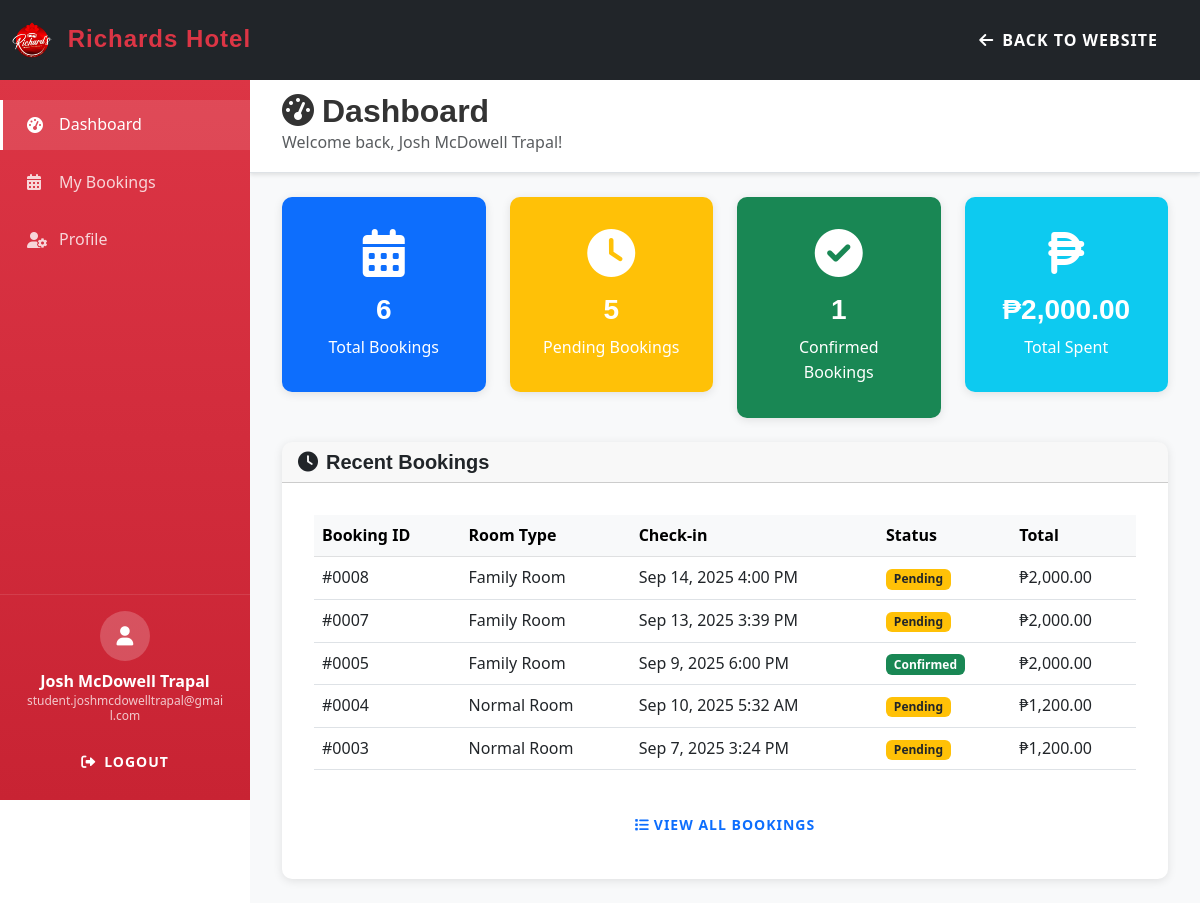
The app's page /customer/dashboard.php (signed in) with its own data.
### tables this page shows
CREATE TABLE `bookings` (
  `id` int(11) NOT NULL,
  `user_id` int(11) DEFAULT NULL,
  `customer_name` varchar(100) NOT NULL,
  `customer_address` text NOT NULL,
  `customer_phone` varchar(20) NOT NULL,
  `customer_email` varchar(100) NOT NULL,
  `room_type_id` int(11) NOT NULL,
  `room_id` int(11) DEFAULT NULL,
  `duration_hours` int(11) NOT NULL,
  `total_price` decimal(10,2) NOT NULL,
  `check_in_datetime` datetime NOT NULL,
  `check_out_datetime` datetime NOT NULL,
  `proof_of_payment` varchar(255) DEFAULT NULL,
  `special_requests` text DEFAULT NULL,
  `booking_status` enum('pending','confirmed','checked_in','checked_out','cancelled') DEFAULT 'pending',
  `payment_status` enum('pending','paid','refunded') DEFAULT 'pending',
  `created_at` timestamp NOT NULL DEFAULT current_timestamp(),
  `updated_at` timestamp NOT NULL DEFAULT current_timestamp() ON UPDATE current_timestamp()
);

CREATE TABLE `room_types` (
  `id` int(11) NOT NULL,
  `type_name` varchar(50) NOT NULL,
  `description` text DEFAULT NULL,
  `created_at` timestamp NOT NULL DEFAULT current_timestamp()
);

### centralized-login/SessionManager.php (called while the page is built, shortened)
<?php
class SessionManager {
    public static function isLoggedIn() {
        return isset($_SESSION['user_id']) && isset($_SESSION['user_type']);
    }
    public static function getCurrentUser() {
        return [
            'id' => $_SESSION['user_id'],
            'type' => $_SESSION['user_type'],
            'name' => $_SESSION['user_name'],
            'email' => $_SESSION['user_email'],
            'login_time' => $_SESSION['login_time'] ?? null
        ];
    }
}
?>

### customer/dashboard.php (the view, shortened to what this page needs)
<?php
require_once '../centralized-login/SessionManager.php';
require_once '../config/database.php';
$currentUser = SessionManager::getCurrentUser();
$userId = $currentUser['id'];
$stmt = $conn->prepare("SELECT COUNT(*) as total_bookings FROM bookings WHERE user_id = ? OR customer_email = ?");
$stmt->execute([$userId, $currentUser['email']]);
$totalBookings = $stmt->fetch(PDO::FETCH_ASSOC)['total_bookings'];
$stmt = $conn->prepare("SELECT COUNT(*) as pending_bookings FROM bookings WHERE (user_id = ? OR customer_email = ?) AND booking_status = 'pending'");
$stmt->execute([$userId, $currentUser['email']]);
$pendingBookings = $stmt->fetch(PDO::FETCH_ASSOC)['pending_bookings'];
$stmt = $conn->prepare("SELECT COUNT(*) as confirmed_bookings FROM bookings WHERE (user_id = ? OR customer_email = ?) AND booking_status = 'confirmed'");
$stmt->execute([$userId, $currentUser['email']]);
$confirmedBookings = $stmt->fetch(PDO::FETCH_ASSOC)['confirmed_bookings'];
$stmt = $conn->prepare("SELECT SUM(total_price) as total_spent FROM bookings WHERE (user_id = ? OR customer_email = ?) AND payment_status = 'paid'");
$stmt->execute([$userId, $currentUser['email']]);
$totalSpent = $stmt->fetch(PDO::FETCH_ASSOC)['total_spent'] ?? 0;
?>
<?php include 'includes/header.php'; ?>
<?php include 'includes/sidebar.php'; ?>
    <div class="main-content">
        <div id="dashboard-section" class="content-section">
            <div class="content-header">
                <h2 class="mb-0"><i class="fas fa-tachometer-alt me-2"></i>Dashboard</h2>
                <p class="text-muted mb-0">Welcome back, <?php echo htmlspecialchars($currentUser['name']); ?>!</p>
            </div>
            <div class="content-body">
                <div class="row g-4 mb-4">
                    <div class="col-lg-3 col-md-6">
                        <div class="card text-center bg-primary text-white">
                            <div class="card-body">
                                <i class="fas fa-calendar-alt fa-3x mb-3"></i>
                                <h3 class="card-title"><?php echo $totalBookings; ?></h3>
                                <p class="card-text">Total Bookings</p>
                            </div>
                        </div>
                    </div>
                    <div class="col-lg-3 col-md-6">
                        <div class="card text-center bg-warning text-white">
                            <div class="card-body">
                                <i class="fas fa-clock fa-3x mb-3"></i>
                                <h3 class="card-title"><?php echo $pendingBookings; ?></h3>
                                <p class="card-text">Pending Bookings</p>
                            </div>
                        </div>
                    </div>
                    <div class="col-lg-3 col-md-6">
                        <div class="card text-center bg-success text-white">
                            <div class="card-body">
                                <i class="fas fa-check-circle fa-3x mb-3"></i>
                                <h3 class="card-title"><?php echo $confirmedBookings; ?></h3>
                                <p class="card-text">Confirmed Bookings</p>
                            </div>
                        </div>
                    </div>
                    <div class="col-lg-3 col-md-6">
                        <div class="card text-center bg-info text-white">
                            <div class="card-body">
                                <i class="fas fa-peso-sign fa-3x mb-3"></i>
                                <h3 class="card-title">₱<?php echo number_format($totalSpent, 2); ?></h3>
                                <p class="card-text">Total Spent</p>
                            </div>
                        </div>
                    </div>
                </div>
                <div class="row mt-4">
                    <div class="col-12">
                        <div class="card">
                            <div class="card-header">
                                <h5 class="mb-0"><i class="fas fa-clock me-2"></i>Recent Bookings</h5>
                            </div>
                            <div class="card-body">
                                <?php
                $recentBookingsQuery = "SELECT b.*, rt.type_name
                                      FROM bookings b
                                      LEFT JOIN room_types rt ON b.room_type_id = rt.id
                                      WHERE b.user_id = ? OR b.customer_email = ?
                                      ORDER BY b.id DESC
                                      LIMIT 5";
                $recentStmt = $conn->prepare($recentBookingsQuery);
                $recentStmt->execute([$userId, $currentUser['email']]);
                                $recentBookings = $recentStmt->fetchAll(PDO::FETCH_ASSOC);
                                if (count($recentBookings) > 0): ?>
                                    <div class="table-responsive">
                                        <table class="table table-hover">
                                            <thead class="table-light">
                                                <tr>
                                                    <th>Booking ID</th>
                                                    <th>Room Type</th>
                                                    <th>Check-in</th>
                                                    <th>Status</th>
                                                    <th>Total</th>
                                                </tr>
                                            </thead>
                                            <tbody>
                                                <?php foreach ($recentBookings as $booking): ?>
                                                    <tr>
                                                        <td>#<?php echo str_pad($booking['id'], 4, '0', STR_PAD_LEFT); ?></td>
                                                        <td><?php echo htmlspecialchars($booking['type_name'] ?? 'N/A'); ?></td>
                                                        <td><?php echo date('M j, Y g:i A', strtotime($booking['check_in_datetime'])); ?></td>
                                                        <td>
                                                            <?php
                                                            $statusClass = '';
                                                            switch(strtolower($booking['booking_status'])) {
                                                                case 'pending':
                                                                    $statusClass = 'bg-warning text-dark';
                                                                    break;
                                                                case 'confirmed':
                                                                    $statusClass = 'bg-success';
                                                                    break;
                                                            }
                                                            ?>
                                                            <span class="badge <?php echo $statusClass; ?>">
                                                                <?php echo ucfirst($booking['booking_status']); ?>
                                                            </span>
                                                        </td>
                                                        <td>₱<?php echo number_format($booking['total_price'], 2); ?></td>
                                                    </tr>
                                                <?php endforeach; ?>
                                            </tbody>
                                        </table>
                                    </div>
                                    <div class="text-center mt-3">
                                        <a href="#" onclick="showSection('bookings')" class="btn btn-outline-primary btn-sm">
                                            <i class="fas fa-list me-1"></i>View All Bookings
                                        </a>
                                    </div>
                                <?php endif; ?>
                            </div>
                        </div>
                    </div>
                </div>
            </div>
         </div>
</div>
</body>
</html>

### css/style.css (style rules this page uses)
:root { --primary-color: #dc3545; --secondary-color: #6c757d; --dark-color: #000000; --light-color: #ffffff; --accent-color: #dc3545; --transition: all 0.3s ease; }
* { margin: 0; padding: 0; box-sizing: border-box; }
body { font-family: 'Poppins', sans-serif; line-height: 1.6; color: #333; }
h1, h2, h3, h4, h5, h6 { font-family: 'Montserrat', sans-serif; font-weight: 600; }
html { scroll-behavior: smooth; }
.btn { border-radius: 0; padding: 12px 30px; font-weight: 600; text-transform: uppercase; letter-spacing: 1px; transition: var(--transition); border: none; position: relative; overflow: hidden; }
.btn::before { content: ''; position: absolute; top: 0; left: -100%; width: 100%; height: 100%; background: linear-gradient(90deg, transparent, rgba(255, 255, 255, 0.2), transparent); transition: var(--transition); }
.card { transition: var(--transition); border-radius: 15px; overflow: hidden; }
.card-body { padding: 2rem; display: flex; flex-direction: column; }

### customer/css/dashboard.css (style rules this page uses)
:root { --primary-red: #dc3545; --dark-red: #c82333; --sidebar-width: 250px; }
body { font-family: 'Segoe UI', Tahoma, Geneva, Verdana, sans-serif; }
.main-content { margin-left: var(--sidebar-width); min-height: 100vh; background: #f8f9fa; }
.content-header { background: white; padding: 1rem 2rem; border-bottom: 1px solid #dee2e6; box-shadow: 0 2px 4px rgba(0, 0, 0, 0.1); }
.content-body { padding: 1.5rem 2rem; }
.card { border: none; border-radius: 10px; box-shadow: 0 2px 10px rgba(0, 0, 0, 0.1); transition: transform 0.3s ease; }

### customer/css/style.css (style rules this page uses)
:root { --primary-color: #dc3545; --secondary-color: #6c757d; --dark-color: #000000; --light-color: #ffffff; --accent-color: #dc3545; --transition: all 0.3s ease; }
* { margin: 0; padding: 0; box-sizing: border-box; }
body { font-family: 'Poppins', sans-serif; line-height: 1.6; color: #333; }
h1, h2, h3, h4, h5, h6 { font-family: 'Montserrat', sans-serif; font-weight: 600; }
html { scroll-behavior: smooth; }
.btn { border-radius: 50px; padding: 12px 30px; font-weight: 600; text-transform: uppercase; letter-spacing: 1px; transition: var(--transition); border: none; position: relative; overflow: hidden; }
.btn::before { content: ''; position: absolute; top: 0; left: -100%; width: 100%; height: 100%; background: linear-gradient(90deg, transparent, rgba(255, 255, 255, 0.2), transparent); transition: var(--transition); }
.card { transition: var(--transition); border-radius: 15px; overflow: hidden; }
.card-body { padding: 2rem; display: flex; flex-direction: column; }

### customer/includes/header.php (style rules this page uses)
body { padding-top: 76px; }

### records on screen
bookings: id "0008", room_type.type_name "Family Room", check_in_datetime "Sep 14, 2025 4:00 PM", booking_status "Pending", total_price "2,000.00"
bookings: id "0007", room_type.type_name "Family Room", check_in_datetime "Sep 13, 2025 3:39 PM", booking_status "Pending", total_price "2,000.00"
bookings: id "0005", room_type.type_name "Family Room", check_in_datetime "Sep 9, 2025 6:00 PM", booking_status "Confirmed", total_price "2,000.00"
bookings: id "0004", room_type.type_name "Normal Room", check_in_datetime "Sep 10, 2025 5:32 AM", booking_status "Pending", total_price "1,200.00"
bookings: id "0003", room_type.type_name "Normal Room", check_in_datetime "Sep 7, 2025 3:24 PM", booking_status "Pending", total_price "1,200.00"

### other values on screen
$currentUser['name'] "Josh McDowell Trapal"
$currentUser['email'] "student.joshmcdowelltrapal@gmail.com"
$totalBookings "6"
$pendingBookings "5"
$confirmedBookings "1"
$totalSpent "2,000.00"
